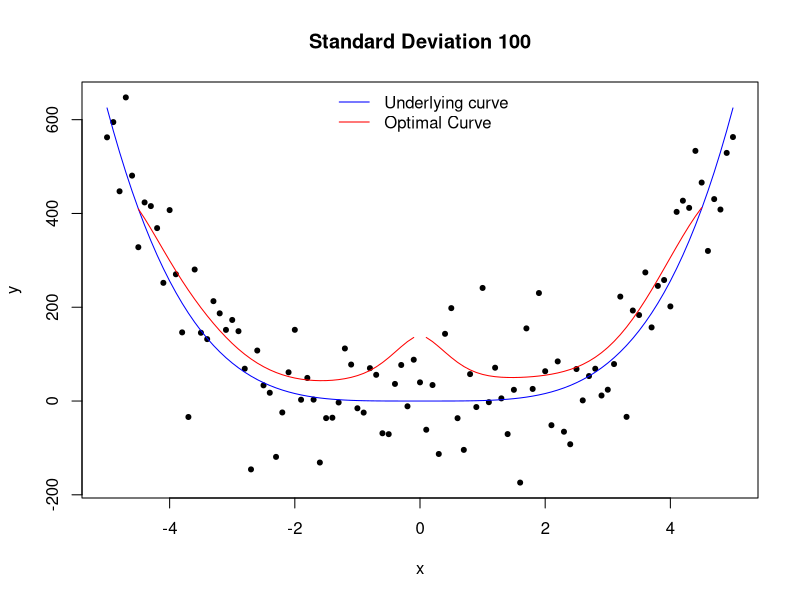
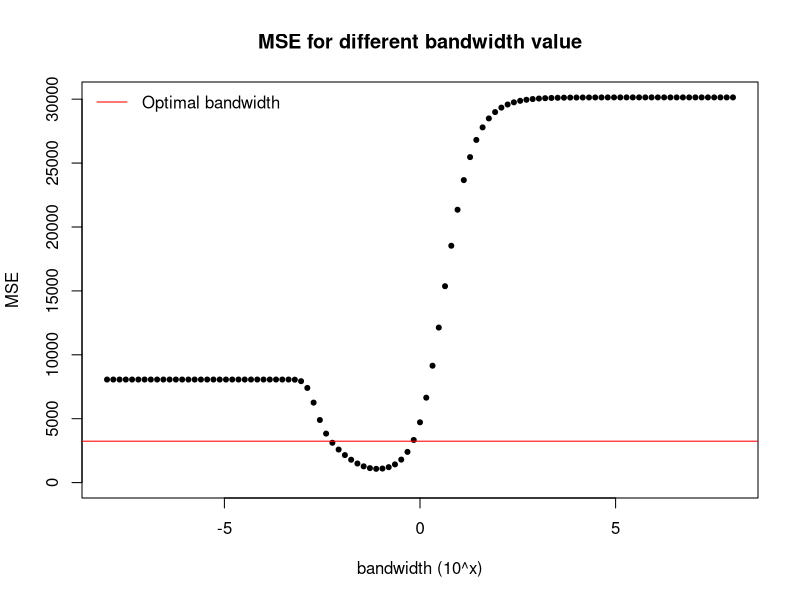
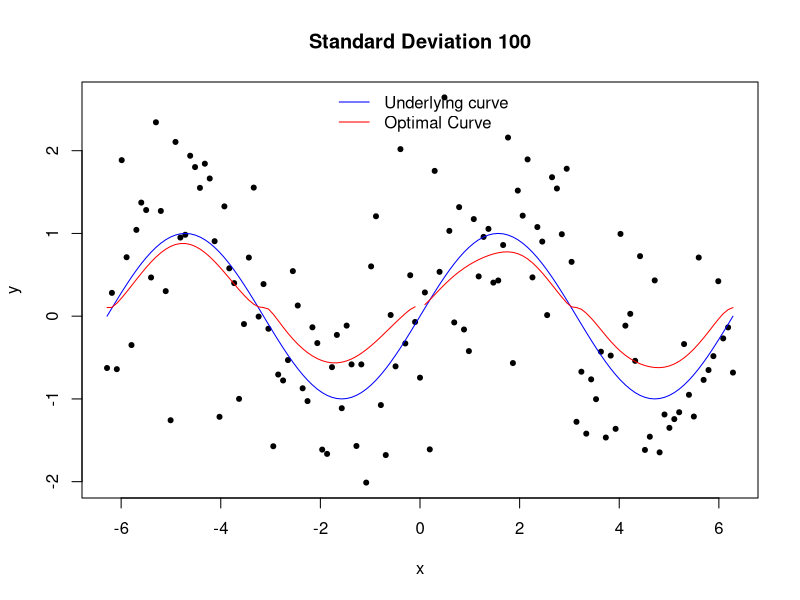
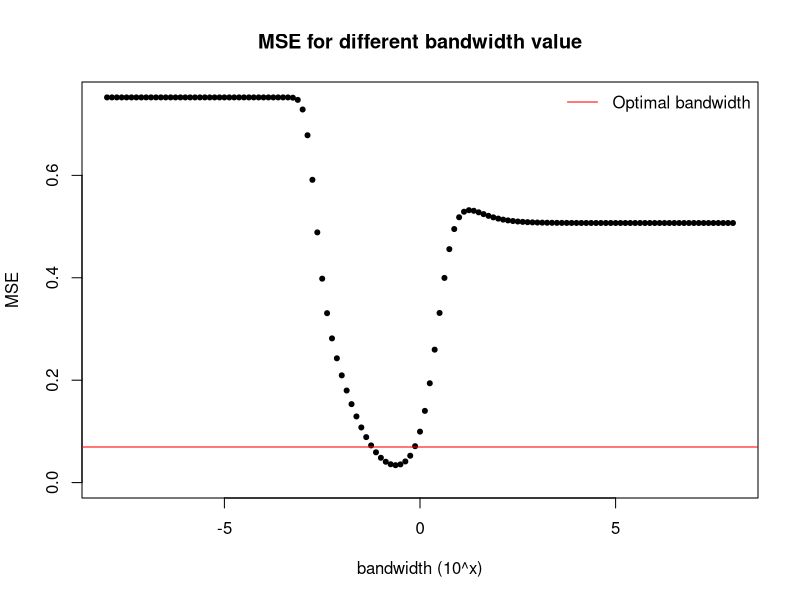

The R script that drew these images, in order:
gauss.kernel = function(x, y,ind,b){
  dv = pmin(abs(x[ind] - x), x[length(x)]- x[1] - abs(x[ind] - x))  # circular boundary (pick up the minimum distance)
  k = exp(-(dv^2)/(2*b))*(1/sqrt(2*pi*b))
  yhat = sum(k*y)/sum(k)
  return(yhat)
}

gaussian.smooth = function(x,y,b){
  yhat = vector(length = length(y))
  for(i in 1:length(y)){
    yhat[i] = gauss.kernel(x,y,i,b[i])  # adaptive bandwidth
  }
  return(yhat)
}

################################################################
####################     y = x^4    ############################
################################################################

set.seed(1)
x =  seq(-5,5,0.1) 
u =  x^4 

sd = 100
var = sd^2
y = u + rnorm(length(u),0,sd)
n = length(y)

u2 = 12*x^2  #second derivative of u
b = (var/(2*sqrt(pi)*u2^2))^(2/5) #calculate optimal bandwidth

plot(x,y, main= "Standard Deviation 100",pch = 20)
lines(x, u, col = "blue")
lines(x[-c(1:5,97:101)], gaussian.smooth(x, y, b)[-c(1:5,97:101)], col = "red")  # remvoe the first and last 5 points
legend("top", legend = c("Underlying curve", "Optimal Curve"), col = c("blue", "red"), bty = "n", lty = 1)

SSE = (gaussian.smooth(x,y, b)[-c(1:5,97:101)] - u[-c(1:5,97:101)])^2     # remvoe the first and last 5 points
MSE = mean(SSE, na.rm = T)  # remvoe the NA point (when x=0)

bandw = 10^(seq(-8,8,length.out = 101))
MSE_b = NULL
for (i in 1:length(bandw)) {
  SSE_vec  = (gaussian.smooth(x,y,rep(bandw[i], length(x)) ) - u)^2
  MSE_b[i] = mean(SSE_vec)
}

plot(seq(-8,8,length.out = 101), MSE_b,pch = 20, ylab = "MSE", xlab = "bandwidth (10^x)", ylim = c(0, max(MSE_b)), xlim = c(-8,8), main = "MSE for different bandwidth value" )
abline(h = MSE, col = "red") #MSE of optimal bandwidth
legend("topleft", legend = c("Optimal bandwidth"), col = c("red"), lty = 1,  bty = "n")



################################################################
####################   y = sin(x)   ############################
################################################################


set.seed(1)
x = seq(-2*pi, 2*pi, pi/32)
u =  sin(x)

sd = 1
var = sd^2
y = u + rnorm(length(u),0,sd)
n = length(y)

u2 = -sin(x)   #second derivative of u
b = (var/(2*sqrt(pi)*u2^2))^(2/5) #calculate optimal bandwidth


plot(x,y, main= "Standard Deviation 100", pch = 20)
lines(x, u, col = "blue")
lines(x, gaussian.smooth(x, y, b), col = "red")
legend("top", legend = c("Underlying curve", "Optimal Curve"), bty = 'n', col = c("blue", "red"), lty = 1)

SSE = (gaussian.smooth(x,y, b) - u)^2
MSE = mean(SSE, na.rm = T)

bandw = 10^(seq(-8,8,length.out = 129))
MSE_b = NULL
for (i in 1:length(bandw)) {
  SSE_vec  = (gaussian.smooth(x,y,rep(bandw[i], length(x))) - u)^2
  MSE_b[i] = mean(SSE_vec)
}

plot(seq(-8,8,length.out = 129), MSE_b,pch = 20, ylab = "MSE", xlab = "bandwidth (10^x)", ylim = c(0, max(MSE_b)), xlim = c(-8,8), main = "MSE for different bandwidth value" )
abline(h = MSE, col = "red") #MSE of optimal bandwidth
legend("topright", legend = c("Optimal bandwidth"), col = c("red"), lty = 1,  bty = "n")


